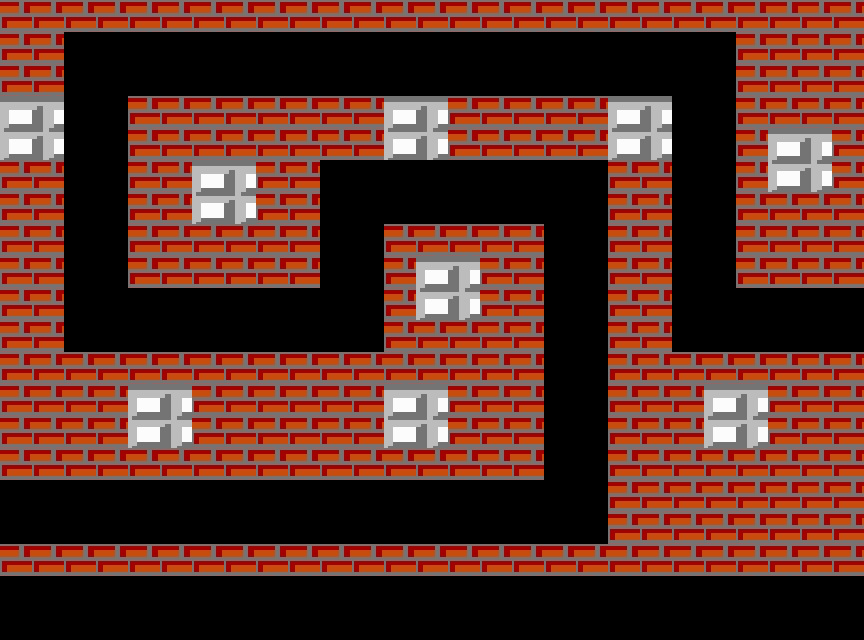

This is a level from a 2D game, rendered from its Tiled map with the project's own tilesets. A one-line summary and the map file follow, with tile-layer data summarised:
An orthogonal 27x20 tile map with 32x32 px tiles, 1 tile layer (bg) and 23 objects (Waypoint0, Waypoint1, Waypoint2, Waypoint4, Waypoint5, ...).

<map version="1.0" orientation="orthogonal" width="27" height="20" tilewidth="32" tileheight="32">
 <tileset firstgid="1" name="tank" tilewidth="32" tileheight="32">
  <image source="tank.jpg" width="1343" height="772" />
  <tile id="17">
   <properties>
    <property name="buildable" value="0" />
   </properties>
  </tile>
  <tile id="18">
   <properties>
    <property name="buildable" value="1" />
   </properties>
  </tile>
  <tile id="58">
   <properties>
    <property name="buildable" value="0" />
   </properties>
  </tile>
  <tile id="59">
   <properties>
    <property name="buildable" value="0" />
   </properties>
  </tile>
  <tile id="536">
   <properties>
    <property name="buildable" value="0" />
   </properties>
  </tile>
 </tileset>
 <layer name="bg" width="27" height="20">
  <data>[540 cells, 312 non-empty, 5 distinct tile ids]</data>
 </layer>
 <objectgroup name="Objects" width="27" height="20">
  <object name="Waypoint0" x="16" y="483" width="32" height="32" />
  <object name="Waypoint1" x="155" y="483" width="32" height="32" />
  <object name="Waypoint2" x="294" y="483" width="32" height="32" />
  <object name="Waypoint4" x="573" y="483" width="32" height="32" />
  <object name="Waypoint5" x="573" y="323" width="32" height="32" />
  <object name="Waypoint6" x="573" y="163" width="32" height="32" />
  <object name="Waypoint8" x="349" y="163" width="32" height="32" />
  <object name="Waypoint9" x="349" y="291" width="32" height="32" />
  <object name="Waypoint10" x="221" y="291" width="32" height="32" />
  <object name="Waypoint12" x="93" y="163" width="32" height="32" />
  <object name="Waypoint13" x="93" y="35" width="32" height="32" />
  <object name="Waypoint14" x="215" y="35" width="32" height="32" />
  <object name="Waypoint16" x="458" y="35" width="32" height="32" />
  <object name="Waypoint18" x="701" y="35" width="32" height="32" />
  <object name="Waypoint19" x="701" y="163" width="32" height="32" />
  <object name="Waypoint20" x="701" y="291" width="32" height="32" />
  <object name="Waypoint21" x="765" y="291" width="32" height="32" />
  <object name="Waypoint22" x="829" y="291" width="32" height="32" />
  <object name="Waypoint3" x="434" y="483" width="32" height="32" />
  <object name="Waypoint7" x="461" y="163" width="32" height="32" />
  <object name="Waypoint15" x="336" y="35" width="32" height="32" />
  <object name="Waypoint17" x="579" y="35" width="32" height="32" />
  <object name="Waypoint11" x="93" y="291" width="32" height="32" />
 </objectgroup>
</map>